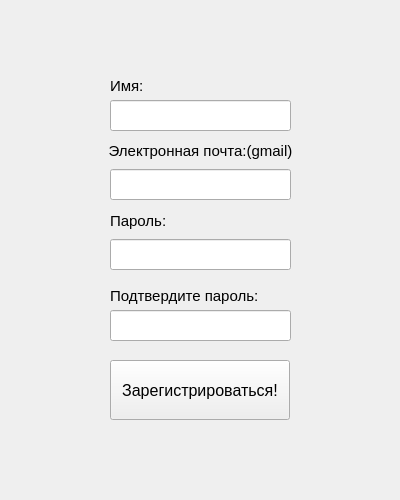
<?xml version="1.0" encoding="UTF-8"?>
<ui version="4.0">
 <class>registration_window</class>
 <widget class="QWidget" name="registration_window">
  <property name="geometry">
   <rect>
    <x>0</x>
    <y>0</y>
    <width>400</width>
    <height>500</height>
   </rect>
  </property>
  <property name="minimumSize">
   <size>
    <width>400</width>
    <height>500</height>
   </size>
  </property>
  <property name="maximumSize">
   <size>
    <width>400</width>
    <height>500</height>
   </size>
  </property>
  <property name="windowTitle">
   <string>Регистрация</string>
  </property>
  <widget class="QWidget" name="centralwidget">
   <widget class="QPushButton" name="register_btn">
    <property name="geometry">
     <rect>
      <x>110</x>
      <y>360</y>
      <width>180</width>
      <height>60</height>
     </rect>
    </property>
    <property name="maximumSize">
     <size>
      <width>400</width>
      <height>500</height>
     </size>
    </property>
    <property name="font">
     <font>
      <pointsize>12</pointsize>
     </font>
    </property>
    <property name="text">
     <string>Зарегистрироваться!</string>
    </property>
   </widget>
   <widget class="QLineEdit" name="confirm_password_input">
    <property name="geometry">
     <rect>
      <x>110</x>
      <y>310</y>
      <width>181</width>
      <height>31</height>
     </rect>
    </property>
   </widget>
   <widget class="QLabel" name="confirm_password_label">
    <property name="geometry">
     <rect>
      <x>110</x>
      <y>280</y>
      <width>181</width>
      <height>31</height>
     </rect>
    </property>
    <property name="font">
     <font>
      <pointsize>11</pointsize>
     </font>
    </property>
    <property name="text">
     <string>Подтвердите пароль:</string>
    </property>
   </widget>
   <widget class="QLineEdit" name="password_input">
    <property name="geometry">
     <rect>
      <x>110</x>
      <y>239</y>
      <width>181</width>
      <height>31</height>
     </rect>
    </property>
   </widget>
   <widget class="QLabel" name="password_label">
    <property name="geometry">
     <rect>
      <x>110</x>
      <y>210</y>
      <width>181</width>
      <height>21</height>
     </rect>
    </property>
    <property name="font">
     <font>
      <pointsize>11</pointsize>
     </font>
    </property>
    <property name="text">
     <string>Пароль:</string>
    </property>
   </widget>
   <widget class="QLineEdit" name="email_input">
    <property name="geometry">
     <rect>
      <x>110</x>
      <y>169</y>
      <width>181</width>
      <height>31</height>
     </rect>
    </property>
   </widget>
   <widget class="QLabel" name="email_label">
    <property name="geometry">
     <rect>
      <x>100</x>
      <y>130</y>
      <width>201</width>
      <height>41</height>
     </rect>
    </property>
    <property name="font">
     <font>
      <pointsize>11</pointsize>
     </font>
    </property>
    <property name="text">
     <string>Электронная почта:(gmail)</string>
    </property>
    <property name="alignment">
     <set>Qt::AlignCenter</set>
    </property>
   </widget>
   <widget class="QLineEdit" name="name_input">
    <property name="geometry">
     <rect>
      <x>110</x>
      <y>100</y>
      <width>181</width>
      <height>31</height>
     </rect>
    </property>
   </widget>
   <widget class="QLabel" name="name_label">
    <property name="geometry">
     <rect>
      <x>110</x>
      <y>75</y>
      <width>181</width>
      <height>21</height>
     </rect>
    </property>
    <property name="font">
     <font>
      <pointsize>11</pointsize>
     </font>
    </property>
    <property name="text">
     <string>Имя:</string>
    </property>
   </widget>
   <widget class="QLabel" name="error_label">
    <property name="geometry">
     <rect>
      <x>10</x>
      <y>430</y>
      <width>391</width>
      <height>71</height>
     </rect>
    </property>
    <property name="font">
     <font>
      <pointsize>14</pointsize>
     </font>
    </property>
    <property name="text">
     <string/>
    </property>
   </widget>
  </widget>
 </widget>
 <resources/>
 <connections/>
</ui>
